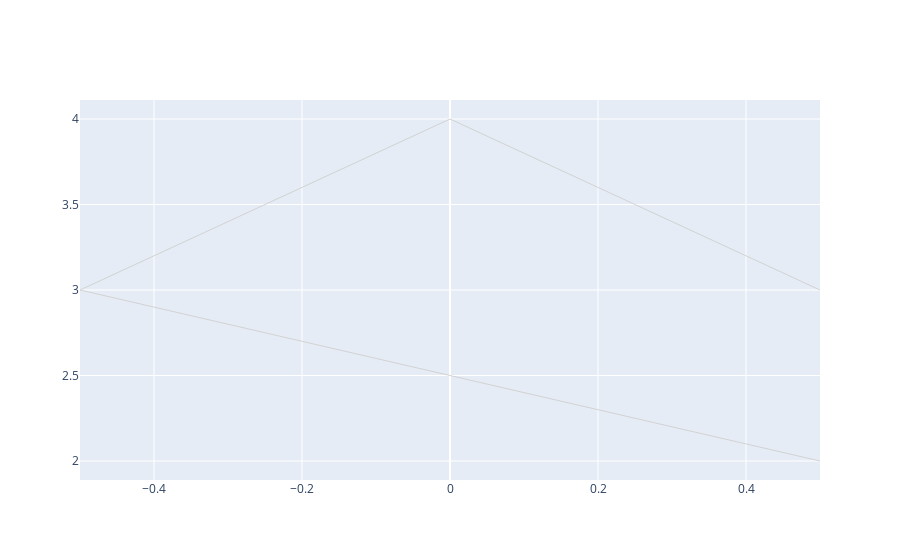

Write notebook code for a chart like this one.
### Code cell
fig = go.Figure()
fig.add_trace(go.Scatter(x=Xe,
                   y=Ye,
                   mode='lines',
                   line=dict(color='rgb(210,210,210)', width=1),
                   hoverinfo='none'
                   ))

### Figure 1 — Plotly figure (JSON) as saved in the notebook; plotly's stock layout.template omitted (floating-point values rounded to 4 significant figures)
{"data": [{"hoverinfo": "none", "line": {"color": "rgb(210,210,210)", "width": 1}, "mode": "lines", "type": "scatter", "x": [0, -0.5, null, 0, 0.5, null, -0.5, 0.5, null], "y": [4, 3, null, 4, 3, null, 3, 2, null]}], "layout": {}}
